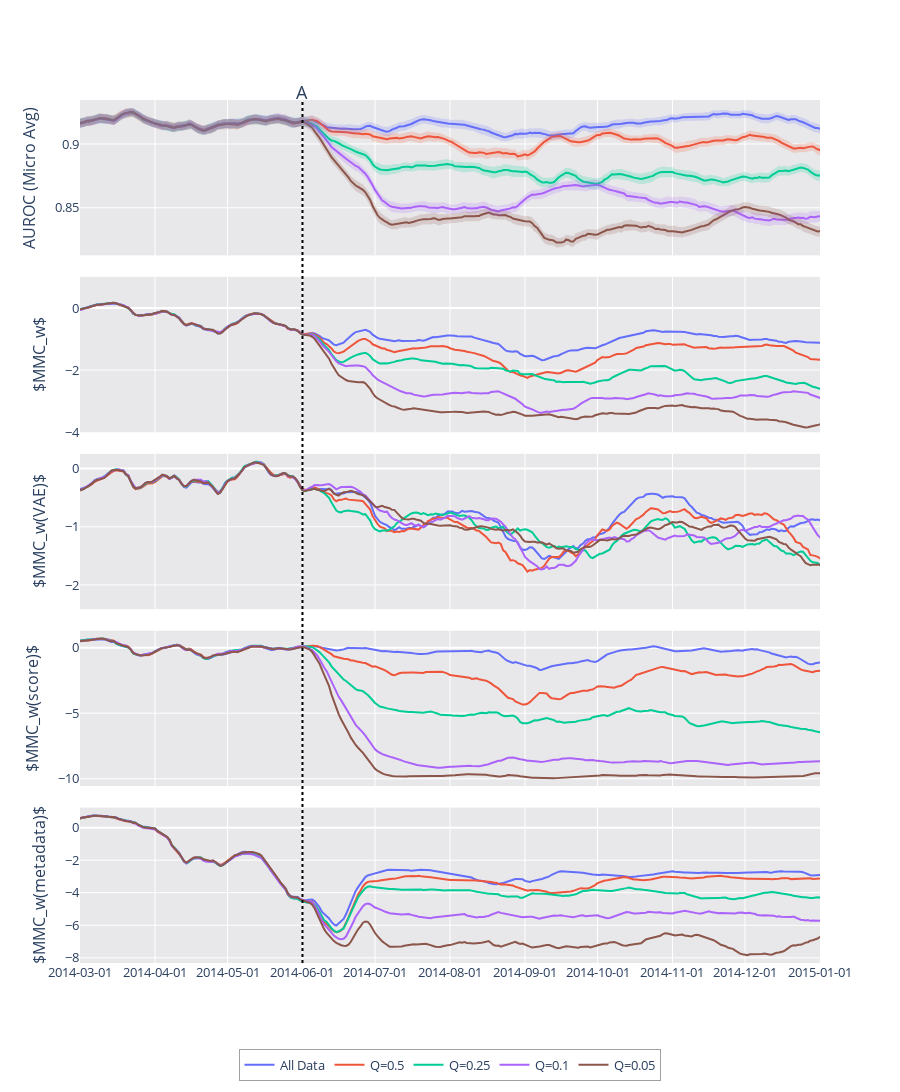

Source (notebook cell):
### Code cell
graph_end = "2015-01-01"
big = True
include_wgt = False
old = False
zeroed = False

bname = "baddata2-{}"

if big:
    bname += "-lg"
    
if include_wgt:
    bname += "-wgt"
    
    
show = ['All Data', 
        # 'Q=0.5',
        'Q=0.25', 
        # 'Q=0.1', 
        'Q=0.05']

figure_name = "_".join([bname, "+".join(DriftFromRun.stat), DriftFromRun.performance_col[1].replace(' ', '-').lower()])


figure_name = figure_name.format(len(show))
print(figure_name)


fh = FigureHelper(x, color_list=['#636EFA', '#EF553B', '#00CC96', '#AB63FA', '#8C564B', '#7f7f7f'])

row_heights = []
layout = {}
mmw_range = [-4, 1]
row=1
height = 300
row_heights.append(.2)
for name, score_unify in perf_graphs.items():
    if name not in show: continue
    fh.add_trace(y=smooth(score_unify["yp"], span=7), 
                 yu=smooth(score_unify["yp"]+score_unify["ye"], span=7),
                 yl=smooth(score_unify["yp"]-score_unify["ye"], span=7), name=name, connectgaps=False, row=row, col=1, showlegend=True)


if old:
    row += 1
    row_heights.append(.2)
    height += 300 
    for name, score_unify in score_graphs.items():
        if name not in show: continue
        line = fh.lines[name]
        line["dash"] = "solid"
        layout["yaxis"+str(row)] = dict(range=mmw_range, title="$MMC_w$ old")
        fh.add_trace(y=smooth(score_unify, span=7), name=name, connectgaps=False, row=row, col=1, legendgroup=name, line=line)
    

row += 1
row_heights.append(.2)
height += 300 
for name, score_unify in score_graphs_mega.items():
    if name not in show: continue
    line = fh.lines[name]
    line["dash"] = "solid"
    layout["yaxis"+str(row)] = dict(range=mmw_range, title="$MMC_w$")
    fh.add_trace(y=smooth(score_unify, span=7), name=name, connectgaps=False, row=row, col=1, legendgroup=name, line=line)
    
    
if include_wgt:
    row += 1
    row_heights.append(.2)
    height += 300 
    for name, score_unify in score_nw.items():
        if name not in show: continue
        line = fh.lines[name]
        # line["dash"] = "dot"
        layout["yaxis"+str(row)] = dict(range=mmw_range, title="$MMC_0$")
        fh.add_trace(y=smooth(score_unify, span=7), name= name, connectgaps=False, row=row, col=1, line=line, legendgroup=name)

if zeroed:
    row += 1
    row_heights.append(.2)
    height += 300 
    for name, score_unify in score_graphs_megaw.items():
        if name not in show: continue
        line = fh.lines[name]
        line["dash"] = "solid"
        layout["yaxis"+str(row)] = dict(range=mmw_range, title="$MMC_w$ zeroed")
        fh.add_trace(y=smooth(score_unify, span=7), name=name, connectgaps=False, row=row, col=1, legendgroup=name, line=line)
    
    
if old:
    row += 1
    row_heights.append(.2)
    height += 300 
    for name, score_unify in score_graphs_megaw2.items():
        if name not in show: continue
        line = fh.lines[name]
        line["dash"] = "solid"
        layout["yaxis"+str(row)] = dict(range=mmw_range, title="$MMC_w$ old q")
        fh.add_trace(y=smooth(score_unify, span=7), name=name, connectgaps=False, row=row, col=1, legendgroup=name, line=line)

if big:
    row += 1
    row_heights.append(.1)
    height += 200
    layout["yaxis"+str(row)] = dict(title="$MMC_w(VAE)$")
    for name, score_unify in scores_vae.items():
        if name not in show: continue
        fh.add_trace(y=smooth(score_unify, span=7), name=name, connectgaps=False, row=row, col=1, legendgroup=name)
        
    row += 1
    row_heights.append(.1)
    height += 200
    layout["yaxis"+str(row)] =  dict(title="$MMC_w(score)$")
    for name, score_unify in scores_score.items():
        if name not in show: continue
        fh.add_trace(y=smooth(score_unify, span=7), name=name, connectgaps=False, row=row, col=1, legendgroup=name)
        
        
    row += 1
    row_heights.append(.1)
    height += 200
    layout["yaxis"+str(row)] =  dict(title="$MMC_w(metadata)$")
    for name, score_unify in scores_metadata.items():
        if name not in show: continue
        fh.add_trace(y=smooth(score_unify, span=7), name=name, connectgaps=False, row=row, col=1, legendgroup=name)



fig = fh.make_fig(shared_xaxes=True, vertical_spacing=0.025, row_heights=[.2]*row)

if row < 3:
    add_dates(fig, dates, line_y=1.045, include_date=False)
else:
    add_dates(fig, dates, line_y=1.025, include_date=False)
fig.update_xaxes(showspikes=True, spikecolor="black", spikesnap="cursor", spikemode="across", spikethickness=1)
fig.update_layout(spikedistance=1000)
fig.update_layout(height=height)
fig.update_layout(legend={"x": .5, "orientation":"h", "borderwidth": .5, "xanchor": "center",})
fig.update_xaxes(range=[graph_start, graph_end])
fig.update_layout(yaxis1=dict(
        title=f"AUROC ({DriftFromRun.performance_col[1].title()})"),
    **layout
    )
fig.update_layout(barmode='overlay')
fig.update_layout(font=dict(size=13))
fig.update_layout(plot_bgcolor="#E8E8EA")

xaxis = dict(
        tickformat = '%Y-%m-%d',
        tickmode = 'linear',
        dtick = "M1"
    )
fig.update_layout(
    {"xaxis"+str(i):xaxis for i in range(1,row+1)}
)

fig.show()

### Figure 1 — Plotly figure (JSON) as saved in the notebook; plotly's stock layout.template omitted (floating-point values rounded to 4 significant figures; data arrays with more than 128 entries replaced by an {"elided": "..."} marker saying what was removed)
{"data": [{"connectgaps": false, "customdata": {"elided": "398x5 float values"}, "hovertemplate": "%{x}<br>All Data: %{y}<br><br>All Data=%{customdata[0]:.3f}<br />Q=0.05=%{customdata[1]:.3f}<br />Q=0.1=%{customdata[2]:.3f}<br />Q=0.25=%{customdata[3]:.3f}<br />Q=0.5=%{customdata[4]:.3f}<extra></extra>", "legendgroup": "All Data", "line": {"color": "#636EFA", "dash": "solid"}, "name": "All Data", "showlegend": true, "type": "scatter", "x": {"elided": "398 str values"}, "xaxis": "x", "y": {"elided": "398 float values"}, "yaxis": "y"}, {"connectgaps": false, "customdata": {"elided": "398x5 float values"}, "hovertemplate": "%{x}<br>Q=0.5: %{y}<br><br>All Data=%{customdata[0]:.3f}<br />Q=0.05=%{customdata[1]:.3f}<br />Q=0.1=%{customdata[2]:.3f}<br />Q=0.25=%{customdata[3]:.3f}<br />Q=0.5=%{customdata[4]:.3f}<extra></extra>", "legendgroup": "Q=0.5", "line": {"color": "#EF553B", "dash": "solid"}, "name": "Q=0.5", "showlegend": true, "type": "scatter", "x": {"elided": "398 str values"}, "xaxis": "x", "y": {"elided": "398 float values"}, "yaxis": "y"}, {"connectgaps": false, "customdata": {"elided": "398x5 float values"}, "hovertemplate": "%{x}<br>Q=0.25: %{y}<br><br>All Data=%{customdata[0]:.3f}<br />Q=0.05=%{customdata[1]:.3f}<br />Q=0.1=%{customdata[2]:.3f}<br />Q=0.25=%{customdata[3]:.3f}<br />Q=0.5=%{customdata[4]:.3f}<extra></extra>", "legendgroup": "Q=0.25", "line": {"color": "#00CC96", "dash": "solid"}, "name": "Q=0.25", "showlegend": true, "type": "scatter", "x": {"elided": "398 str values"}, "xaxis": "x", "y": {"elided": "398 float values"}, "yaxis": "y"}, {"connectgaps": false, "customdata": {"elided": "398x5 float values"}, "hovertemplate": "%{x}<br>Q=0.1: %{y}<br><br>All Data=%{customdata[0]:.3f}<br />Q=0.05=%{customdata[1]:.3f}<br />Q=0.1=%{customdata[2]:.3f}<br />Q=0.25=%{customdata[3]:.3f}<br />Q=0.5=%{customdata[4]:.3f}<extra></extra>", "legendgroup": "Q=0.1", "line": {"color": "#AB63FA", "dash": "solid"}, "name": "Q=0.1", "showlegend": true, "type": "scatter", "x": {"elided": "398 str values"}, "xaxis": "x", "y": {"elided": "398 float values"}, "yaxis": "y"}, {"connectgaps": false, "customdata": {"elided": "398x5 float values"}, "hovertemplate": "%{x}<br>Q=0.05: %{y}<br><br>All Data=%{customdata[0]:.3f}<br />Q=0.05=%{customdata[1]:.3f}<br />Q=0.1=%{customdata[2]:.3f}<br />Q=0.25=%{customdata[3]:.3f}<br />Q=0.5=%{customdata[4]:.3f}<extra></extra>", "legendgroup": "Q=0.05", "line": {"color": "#8C564B", "dash": "solid"}, "name": "Q=0.05", "showlegend": true, "type": "scatter", "x": {"elided": "398 str values"}, "xaxis": "x", "y": {"elided": "398 float values"}, "yaxis": "y"}, {"connectgaps": false, "customdata": {"elided": "398x5 float values"}, "hovertemplate": "%{x}<br>All Data: %{y}<br><br>All Data=%{customdata[0]:.3f}<br />Q=0.05=%{customdata[1]:.3f}<br />Q=0.1=%{customdata[2]:.3f}<br />Q=0.25=%{customdata[3]:.3f}<br />Q=0.5=%{customdata[4]:.3f}<extra></extra>", "legendgroup": "All Data", "line": {"color": "#636EFA", "dash": "solid"}, "name": "All Data", "showlegend": false, "type": "scatter", "x": {"elided": "398 str values"}, "xaxis": "x2", "y": {"elided": "398 float values"}, "yaxis": "y2"}, {"connectgaps": false, "customdata": {"elided": "398x5 float values"}, "hovertemplate": "%{x}<br>Q=0.5: %{y}<br><br>All Data=%{customdata[0]:.3f}<br />Q=0.05=%{customdata[1]:.3f}<br />Q=0.1=%{customdata[2]:.3f}<br />Q=0.25=%{customdata[3]:.3f}<br />Q=0.5=%{customdata[4]:.3f}<extra></extra>", "legendgroup": "Q=0.5", "line": {"color": "#EF553B", "dash": "solid"}, "name": "Q=0.5", "showlegend": false, "type": "scatter", "x": {"elided": "398 str values"}, "xaxis": "x2", "y": {"elided": "398 float values"}, "yaxis": "y2"}, {"connectgaps": false, "customdata": {"elided": "398x5 float values"}, "hovertemplate": "%{x}<br>Q=0.25: %{y}<br><br>All Data=%{customdata[0]:.3f}<br />Q=0.05=%{customdata[1]:.3f}<br />Q=0.1=%{customdata[2]:.3f}<br />Q=0.25=%{customdata[3]:.3f}<br />Q=0.5=%{customdata[4]:.3f}<extra></extra>", "legendgroup": "Q=0.25", "line": {"color": "#00CC96", "dash": "solid"}, "name": "Q=0.25", "showlegend": false, "type": "scatter", "x": {"elided": "398 str values"}, "xaxis": "x2", "y": {"elided": "398 float values"}, "yaxis": "y2"}, {"connectgaps": false, "customdata": {"elided": "398x5 float values"}, "hovertemplate": "%{x}<br>Q=0.1: %{y}<br><br>All Data=%{customdata[0]:.3f}<br />Q=0.05=%{customdata[1]:.3f}<br />Q=0.1=%{customdata[2]:.3f}<br />Q=0.25=%{customdata[3]:.3f}<br />Q=0.5=%{customdata[4]:.3f}<extra></extra>", "legendgroup": "Q=0.1", "line": {"color": "#AB63FA", "dash": "solid"}, "name": "Q=0.1", "showlegend": false, "type": "scatter", "x": {"elided": "398 str values"}, "xaxis": "x2", "y": {"elided": "398 float values"}, "yaxis": "y2"}, {"connectgaps": false, "customdata": {"elided": "398x5 float values"}, "hovertemplate": "%{x}<br>Q=0.05: %{y}<br><br>All Data=%{customdata[0]:.3f}<br />Q=0.05=%{customdata[1]:.3f}<br />Q=0.1=%{customdata[2]:.3f}<br />Q=0.25=%{customdata[3]:.3f}<br />Q=0.5=%{customdata[4]:.3f}<extra></extra>", "legendgroup": "Q=0.05", "line": {"color": "#8C564B", "dash": "solid"}, "name": "Q=0.05", "showlegend": false, "type": "scatter", "x": {"elided": "398 str values"}, "xaxis": "x2", "y": {"elided": "398 float values"}, "yaxis": "y2"}, {"connectgaps": false, "customdata": {"elided": "398x5 float values"}, "hovertemplate": "%{x}<br>All Data: %{y}<br><br>All Data=%{customdata[0]:.3f}<br />Q=0.05=%{customdata[1]:.3f}<br />Q=0.1=%{customdata[2]:.3f}<br />Q=0.25=%{customdata[3]:.3f}<br />Q=0.5=%{customdata[4]:.3f}<extra></extra>", "legendgroup": "All Data", "line": {"color": "#636EFA", "dash": "solid"}, "name": "All Data", "showlegend": false, "type": "scatter", "x": {"elided": "398 str values"}, "xaxis": "x3", "y": {"elided": "398 float values"}, "yaxis": "y3"}, {"connectgaps": false, "customdata": {"elided": "398x5 float values"}, "hovertemplate": "%{x}<br>Q=0.5: %{y}<br><br>All Data=%{customdata[0]:.3f}<br />Q=0.05=%{customdata[1]:.3f}<br />Q=0.1=%{customdata[2]:.3f}<br />Q=0.25=%{customdata[3]:.3f}<br />Q=0.5=%{customdata[4]:.3f}<extra></extra>", "legendgroup": "Q=0.5", "line": {"color": "#EF553B", "dash": "solid"}, "name": "Q=0.5", "showlegend": false, "type": "scatter", "x": {"elided": "398 str values"}, "xaxis": "x3", "y": {"elided": "398 float values"}, "yaxis": "y3"}, {"connectgaps": false, "customdata": {"elided": "398x5 float values"}, "hovertemplate": "%{x}<br>Q=0.25: %{y}<br><br>All Data=%{customdata[0]:.3f}<br />Q=0.05=%{customdata[1]:.3f}<br />Q=0.1=%{customdata[2]:.3f}<br />Q=0.25=%{customdata[3]:.3f}<br />Q=0.5=%{customdata[4]:.3f}<extra></extra>", "legendgroup": "Q=0.25", "line": {"color": "#00CC96", "dash": "solid"}, "name": "Q=0.25", "showlegend": false, "type": "scatter", "x": {"elided": "398 str values"}, "xaxis": "x3", "y": {"elided": "398 float values"}, "yaxis": "y3"}, {"connectgaps": false, "customdata": {"elided": "398x5 float values"}, "hovertemplate": "%{x}<br>Q=0.1: %{y}<br><br>All Data=%{customdata[0]:.3f}<br />Q=0.05=%{customdata[1]:.3f}<br />Q=0.1=%{customdata[2]:.3f}<br />Q=0.25=%{customdata[3]:.3f}<br />Q=0.5=%{customdata[4]:.3f}<extra></extra>", "legendgroup": "Q=0.1", "line": {"color": "#AB63FA", "dash": "solid"}, "name": "Q=0.1", "showlegend": false, "type": "scatter", "x": {"elided": "398 str values"}, "xaxis": "x3", "y": {"elided": "398 float values"}, "yaxis": "y3"}, {"connectgaps": false, "customdata": {"elided": "398x5 float values"}, "hovertemplate": "%{x}<br>Q=0.05: %{y}<br><br>All Data=%{customdata[0]:.3f}<br />Q=0.05=%{customdata[1]:.3f}<br />Q=0.1=%{customdata[2]:.3f}<br />Q=0.25=%{customdata[3]:.3f}<br />Q=0.5=%{customdata[4]:.3f}<extra></extra>", "legendgroup": "Q=0.05", "line": {"color": "#8C564B", "dash": "solid"}, "name": "Q=0.05", "showlegend": false, "type": "scatter", "x": {"elided": "398 str values"}, "xaxis": "x3", "y": {"elided": "398 float values"}, "yaxis": "y3"}, {"connectgaps": false, "customdata": {"elided": "398x5 float values"}, "hovertemplate": "%{x}<br>All Data: %{y}<br><br>All Data=%{customdata[0]:.3f}<br />Q=0.05=%{customdata[1]:.3f}<br />Q=0.1=%{customdata[2]:.3f}<br />Q=0.25=%{customdata[3]:.3f}<br />Q=0.5=%{customdata[4]:.3f}<extra></extra>", "legendgroup": "All Data", "line": {"color": "#636EFA", "dash": "solid"}, "name": "All Data", "showlegend": false, "type": "scatter", "x": {"elided": "398 str values"}, "xaxis": "x4", "y": {"elided": "398 float values"}, "yaxis": "y4"}, {"connectgaps": false, "customdata": {"elided": "398x5 float values"}, "hovertemplate": "%{x}<br>Q=0.5: %{y}<br><br>All Data=%{customdata[0]:.3f}<br />Q=0.05=%{customdata[1]:.3f}<br />Q=0.1=%{customdata[2]:.3f}<br />Q=0.25=%{customdata[3]:.3f}<br />Q=0.5=%{customdata[4]:.3f}<extra></extra>", "legendgroup": "Q=0.5", "line": {"color": "#EF553B", "dash": "solid"}, "name": "Q=0.5", "showlegend": false, "type": "scatter", "x": {"elided": "398 str values"}, "xaxis": "x4", "y": {"elided": "398 float values"}, "yaxis": "y4"}, {"connectgaps": false, "customdata": {"elided": "398x5 float values"}, "hovertemplate": "%{x}<br>Q=0.25: %{y}<br><br>All Data=%{customdata[0]:.3f}<br />Q=0.05=%{customdata[1]:.3f}<br />Q=0.1=%{customdata[2]:.3f}<br />Q=0.25=%{customdata[3]:.3f}<br />Q=0.5=%{customdata[4]:.3f}<extra></extra>", "legendgroup": "Q=0.25", "line": {"color": "#00CC96", "dash": "solid"}, "name": "Q=0.25", "showlegend": false, "type": "scatter", "x": {"elided": "398 str values"}, "xaxis": "x4", "y": {"elided": "398 float values"}, "yaxis": "y4"}, {"connectgaps": false, "customdata": {"elided": "398x5 float values"}, "hovertemplate": "%{x}<br>Q=0.1: %{y}<br><br>All Data=%{customdata[0]:.3f}<br />Q=0.05=%{customdata[1]:.3f}<br />Q=0.1=%{customdata[2]:.3f}<br />Q=0.25=%{customdata[3]:.3f}<br />Q=0.5=%{customdata[4]:.3f}<extra></extra>", "legendgroup": "Q=0.1", "line": {"color": "#AB63FA", "dash": "solid"}, "name": "Q=0.1", "showlegend": false, "type": "scatter", "x": {"elided": "398 str values"}, "xaxis": "x4", "y": {"elided": "398 float values"}, "yaxis": "y4"}, {"connectgaps": false, "customdata": {"elided": "398x5 float values"}, "hovertemplate": "%{x}<br>Q=0.05: %{y}<br><br>All Data=%{customdata[0]:.3f}<br />Q=0.05=%{customdata[1]:.3f}<br />Q=0.1=%{customdata[2]:.3f}<br />Q=0.25=%{customdata[3]:.3f}<br />Q=0.5=%{customdata[4]:.3f}<extra></extra>", "legendgroup": "Q=0.05", "line": {"color": "#8C564B", "dash": "solid"}, "name": "Q=0.05", "showlegend": false, "type": "scatter", "x": {"elided": "398 str values"}, "xaxis": "x4", "y": {"elided": "398 float values"}, "yaxis": "y4"}, {"connectgaps": false, "customdata": {"elided": "398x5 float values"}, "hovertemplate": "%{x}<br>All Data: %{y}<br><br>All Data=%{customdata[0]:.3f}<br />Q=0.05=%{customdata[1]:.3f}<br />Q=0.1=%{customdata[2]:.3f}<br />Q=0.25=%{customdata[3]:.3f}<br />Q=0.5=%{customdata[4]:.3f}<extra></extra>", "legendgroup": "All Data", "line": {"color": "#636EFA", "dash": "solid"}, "name": "All Data", "showlegend": false, "type": "scatter", "x": {"elided": "398 str values"}, "xaxis": "x5", "y": {"elided": "398 float values"}, "yaxis": "y5"}, {"connectgaps": false, "customdata": {"elided": "398x5 float values"}, "hovertemplate": "%{x}<br>Q=0.5: %{y}<br><br>All Data=%{customdata[0]:.3f}<br />Q=0.05=%{customdata[1]:.3f}<br />Q=0.1=%{customdata[2]:.3f}<br />Q=0.25=%{customdata[3]:.3f}<br />Q=0.5=%{customdata[4]:.3f}<extra></extra>", "legendgroup": "Q=0.5", "line": {"color": "#EF553B", "dash": "solid"}, "name": "Q=0.5", "showlegend": false, "type": "scatter", "x": {"elided": "398 str values"}, "xaxis": "x5", "y": {"elided": "398 float values"}, "yaxis": "y5"}, {"connectgaps": false, "customdata": {"elided": "398x5 float values"}, "hovertemplate": "%{x}<br>Q=0.25: %{y}<br><br>All Data=%{customdata[0]:.3f}<br />Q=0.05=%{customdata[1]:.3f}<br />Q=0.1=%{customdata[2]:.3f}<br />Q=0.25=%{customdata[3]:.3f}<br />Q=0.5=%{customdata[4]:.3f}<extra></extra>", "legendgroup": "Q=0.25", "line": {"color": "#00CC96", "dash": "solid"}, "name": "Q=0.25", "showlegend": false, "type": "scatter", "x": {"elided": "398 str values"}, "xaxis": "x5", "y": {"elided": "398 float values"}, "yaxis": "y5"}, {"connectgaps": false, "customdata": {"elided": "398x5 float values"}, "hovertemplate": "%{x}<br>Q=0.1: %{y}<br><br>All Data=%{customdata[0]:.3f}<br />Q=0.05=%{customdata[1]:.3f}<br />Q=0.1=%{customdata[2]:.3f}<br />Q=0.25=%{customdata[3]:.3f}<br />Q=0.5=%{customdata[4]:.3f}<extra></extra>", "legendgroup": "Q=0.1", "line": {"color": "#AB63FA", "dash": "solid"}, "name": "Q=0.1", "showlegend": false, "type": "scatter", "x": {"elided": "398 str values"}, "xaxis": "x5", "y": {"elided": "398 float values"}, "yaxis": "y5"}, {"connectgaps": false, "customdata": {"elided": "398x5 float values"}, "hovertemplate": "%{x}<br>Q=0.05: %{y}<br><br>All Data=%{customdata[0]:.3f}<br />Q=0.05=%{customdata[1]:.3f}<br />Q=0.1=%{customdata[2]:.3f}<br />Q=0.25=%{customdata[3]:.3f}<br />Q=0.5=%{customdata[4]:.3f}<extra></extra>", "legendgroup": "Q=0.05", "line": {"color": "#8C564B", "dash": "solid"}, "name": "Q=0.05", "showlegend": false, "type": "scatter", "x": {"elided": "398 str values"}, "xaxis": "x5", "y": {"elided": "398 float values"}, "yaxis": "y5"}, {"connectgaps": false, "hoverinfo": "skip", "legendgroup": "All Data", "line": {"width": 0}, "name": "All Data", "showlegend": false, "type": "scatter", "x": {"elided": "355 str values"}, "xaxis": "x", "y": {"elided": "355 float values"}, "yaxis": "y"}, {"connectgaps": false, "fill": "tonexty", "fillcolor": "rgba(0.38823529411764707, 0.43137254901960786, 0.9803921568627451, 0.2)", "hoverinfo": "skip", "legendgroup": "All Data", "line": {"width": 0}, "name": "All Data", "showlegend": false, "type": "scatter", "x": {"elided": "355 str values"}, "xaxis": "x", "y": {"elided": "355 float values"}, "yaxis": "y"}, {"connectgaps": false, "hoverinfo": "skip", "legendgroup": "Q=0.5", "line": {"width": 0}, "name": "Q=0.5", "showlegend": false, "type": "scatter", "x": {"elided": "355 str values"}, "xaxis": "x", "y": {"elided": "355 float values"}, "yaxis": "y"}, {"connectgaps": false, "fill": "tonexty", "fillcolor": "rgba(0.9372549019607843, 0.3333333333333333, 0.23137254901960785, 0.2)", "hoverinfo": "skip", "legendgroup": "Q=0.5", "line": {"width": 0}, "name": "Q=0.5", "showlegend": false, "type": "scatter", "x": {"elided": "355 str values"}, "xaxis": "x", "y": {"elided": "355 float values"}, "yaxis": "y"}, {"connectgaps": false, "hoverinfo": "skip", "legendgroup": "Q=0.25", "line": {"width": 0}, "name": "Q=0.25", "showlegend": false, "type": "scatter", "x": {"elided": "355 str values"}, "xaxis": "x", "y": {"elided": "355 float values"}, "yaxis": "y"}, {"connectgaps": false, "fill": "tonexty", "fillcolor": "rgba(0.0, 0.8, 0.5882352941176471, 0.2)", "hoverinfo": "skip", "legendgroup": "Q=0.25", "line": {"width": 0}, "name": "Q=0.25", "showlegend": false, "type": "scatter", "x": {"elided": "355 str values"}, "xaxis": "x", "y": {"elided": "355 float values"}, "yaxis": "y"}, {"connectgaps": false, "hoverinfo": "skip", "legendgroup": "Q=0.1", "line": {"width": 0}, "name": "Q=0.1", "showlegend": false, "type": "scatter", "x": {"elided": "355 str values"}, "xaxis": "x", "y": {"elided": "355 float values"}, "yaxis": "y"}, {"connectgaps": false, "fill": "tonexty", "fillcolor": "rgba(0.6705882352941176, 0.38823529411764707, 0.9803921568627451, 0.2)", "hoverinfo": "skip", "legendgroup": "Q=0.1", "line": {"width": 0}, "name": "Q=0.1", "showlegend": false, "type": "scatter", "x": {"elided": "355 str values"}, "xaxis": "x", "y": {"elided": "355 float values"}, "yaxis": "y"}, {"connectgaps": false, "hoverinfo": "skip", "legendgroup": "Q=0.05", "line": {"width": 0}, "name": "Q=0.05", "showlegend": false, "type": "scatter", "x": {"elided": "355 str values"}, "xaxis": "x", "y": {"elided": "355 float values"}, "yaxis": "y"}, {"connectgaps": false, "fill": "tonexty", "fillcolor": "rgba(0.5490196078431373, 0.33725490196078434, 0.29411764705882354, 0.2)", "hoverinfo": "skip", "legendgroup": "Q=0.05", "line": {"width": 0}, "name": "Q=0.05", "showlegend": false, "type": "scatter", "x": {"elided": "355 str values"}, "xaxis": "x", "y": {"elided": "355 float values"}, "yaxis": "y"}], "layout": {"annotations": [{"font": {"size": 18}, "showarrow": false, "text": "A", "textangle": 0, "x": "2014-06-01", "xref": "x", "y": 1.025, "yref": "paper"}], "barmode": "overlay", "font": {"size": 13}, "height": 1200, "legend": {"borderwidth": 0.5, "orientation": "h", "x": 0.5, "xanchor": "center"}, "plot_bgcolor": "#E8E8EA", "shapes": [{"line": {"color": "black", "dash": "dot"}, "type": "line", "x0": "2014-06-01", "x1": "2014-06-01", "xref": "x", "y0": 0, "y1": 1, "yref": "paper"}], "spikedistance": 1000, "xaxis": {"anchor": "y", "domain": [0, 1], "dtick": "M1", "matches": "x5", "range": ["2014-03-01", "2015-01-01"], "showspikes": true, "showticklabels": false, "spikecolor": "black", "spikemode": "across", "spikesnap": "cursor", "spikethickness": 1, "tickformat": "%Y-%m-%d", "tickmode": "linear"}, "xaxis2": {"anchor": "y2", "domain": [0, 1], "dtick": "M1", "matches": "x5", "range": ["2014-03-01", "2015-01-01"], "showspikes": true, "showticklabels": false, "spikecolor": "black", "spikemode": "across", "spikesnap": "cursor", "spikethickness": 1, "tickformat": "%Y-%m-%d", "tickmode": "linear"}, "xaxis3": {"anchor": "y3", "domain": [0, 1], "dtick": "M1", "matches": "x5", "range": ["2014-03-01", "2015-01-01"], "showspikes": true, "showticklabels": false, "spikecolor": "black", "spikemode": "across", "spikesnap": "cursor", "spikethickness": 1, "tickformat": "%Y-%m-%d", "tickmode": "linear"}, "xaxis4": {"anchor": "y4", "domain": [0, 1], "dtick": "M1", "matches": "x5", "range": ["2014-03-01", "2015-01-01"], "showspikes": true, "showticklabels": false, "spikecolor": "black", "spikemode": "across", "spikesnap": "cursor", "spikethickness": 1, "tickformat": "%Y-%m-%d", "tickmode": "linear"}, "xaxis5": {"anchor": "y5", "domain": [0, 1], "dtick": "M1", "range": ["2014-03-01", "2015-01-01"], "showspikes": true, "spikecolor": "black", "spikemode": "across", "spikesnap": "cursor", "spikethickness": 1, "tickformat": "%Y-%m-%d", "tickmode": "linear"}, "yaxis": {"anchor": "x", "domain": [0.82, 1], "title": {"text": "AUROC (Micro Avg)"}}, "yaxis2": {"anchor": "x2", "domain": [0.615, 0.795], "range": [-4, 1], "title": {"text": "$MMC_w$"}}, "yaxis3": {"anchor": "x3", "domain": [0.41, 0.59], "title": {"text": "$MMC_w(VAE)$"}}, "yaxis4": {"anchor": "x4", "domain": [0.205, 0.385], "title": {"text": "$MMC_w(score)$"}}, "yaxis5": {"anchor": "x5", "domain": [0, 0.18], "title": {"text": "$MMC_w(metadata)$"}}}}
